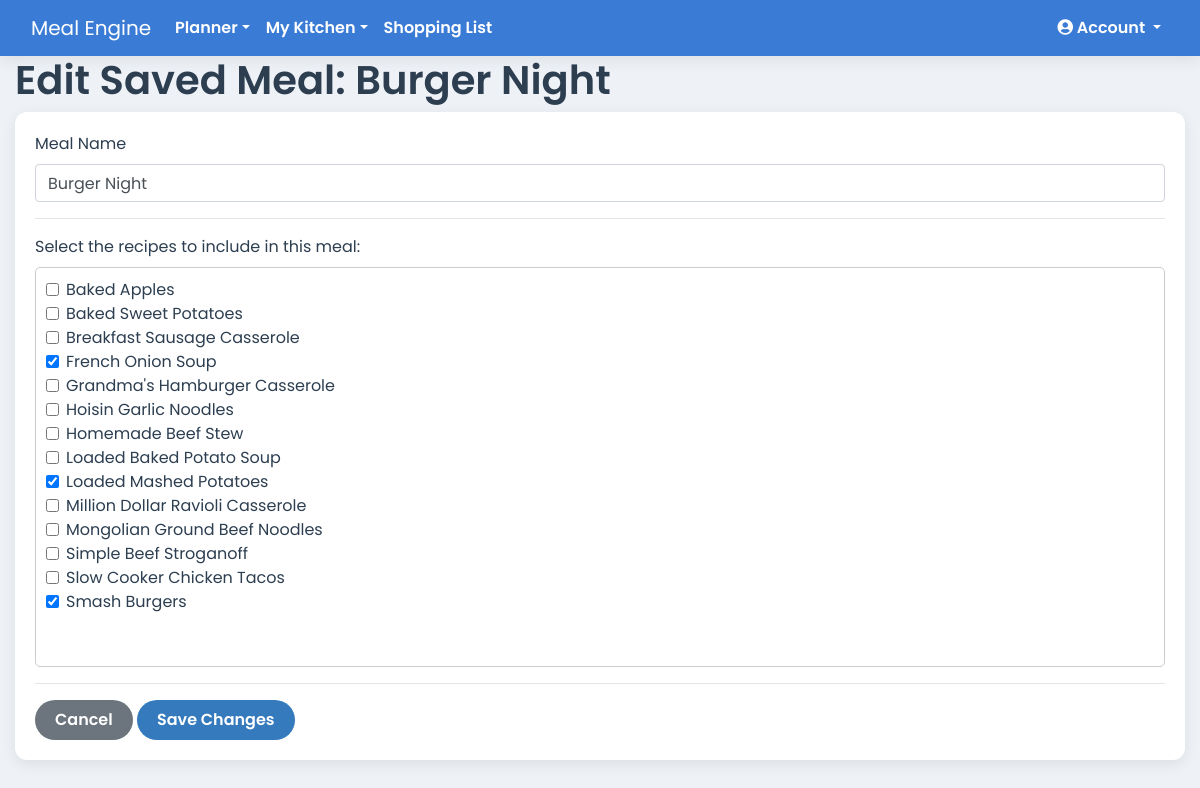
The page /saved-meal/1/edit (signed in) on the database as committed earlier.
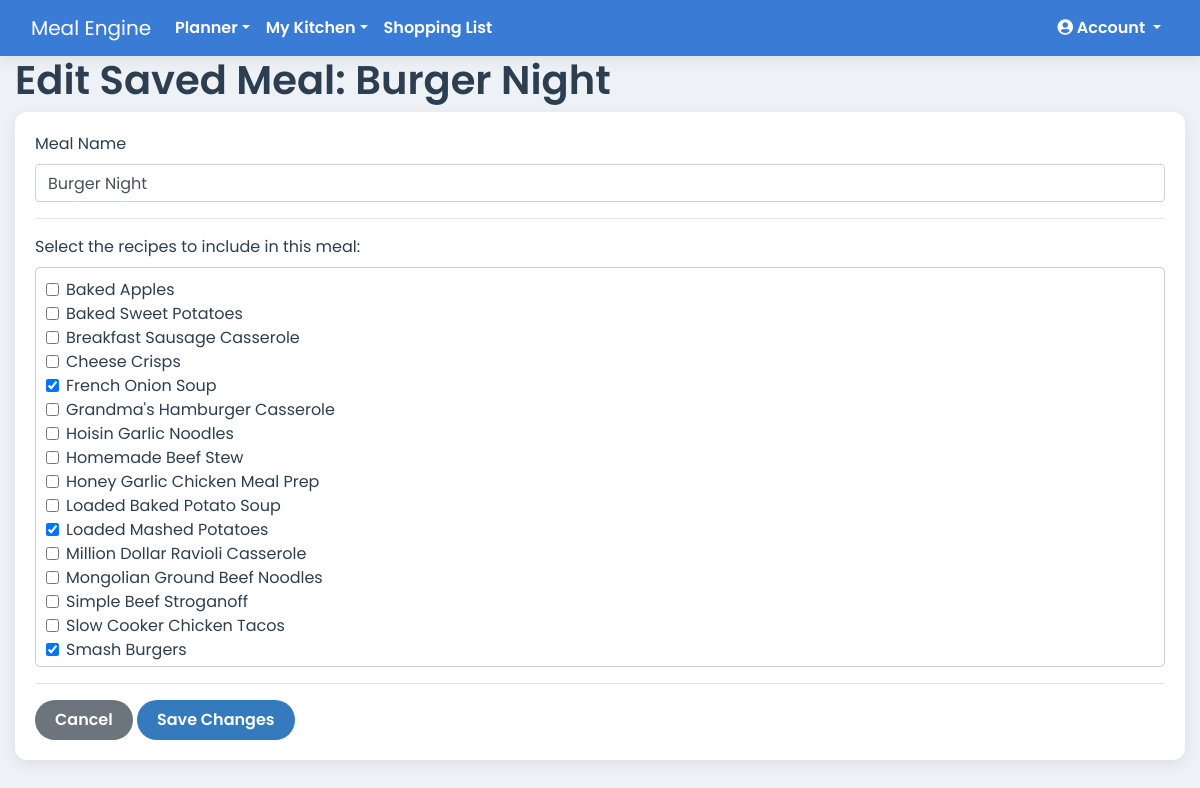
The same page on the database as committed later.
### app.py (models this page shows)
class Recipe(db.Model):
    id = db.Column(db.Integer, primary_key=True)
    user_id = db.Column(db.Integer, db.ForeignKey('user.id'), nullable=False)
    household_id = db.Column(db.Integer, db.ForeignKey('household.id'), nullable=False)
    name = db.Column(db.String(100), nullable=False)
    instructions = db.Column(db.Text, nullable=False)
    servings = db.Column(db.Integer)
    prep_time = db.Column(db.String(50))
    cook_time = db.Column(db.String(50))
    is_favorite = db.Column(db.Boolean, default=False, nullable=False)
    meal_type = db.Column(db.String(50), nullable=False, default='Main Course')
    rating = db.Column(db.Integer, nullable=False, default=0)
    ingredients = db.relationship('RecipeIngredient', backref='recipe', lazy=True, cascade="all, delete-orphan")
    calories = db.Column(db.Float, nullable=True)
    protein = db.Column(db.Float, nullable=True)
    fat = db.Column(db.Float, nullable=True)
    carbs = db.Column(db.Float, nullable=True)

### app.py (the view, shortened to what this page needs)
@app.route('/saved-meal/<int:saved_meal_id>/edit', methods=['GET', 'POST'])
@login_required
def edit_saved_meal(saved_meal_id):
    saved_meal = SavedMeal.query.filter_by(id=saved_meal_id, household_id=current_user.household_id).first_or_404()
    all_recipes = Recipe.query.filter_by(household_id=current_user.household_id).order_by(Recipe.name).all()
    current_recipe_ids = {recipe.id for recipe in saved_meal.recipes}
    return render_template('edit_saved_meal.html', saved_meal=saved_meal, all_recipes=all_recipes, current_recipe_ids=current_recipe_ids)

### app.py (called while the page is built)
@app.context_processor
def inject_cache_buster():
    return dict(cache_buster=int(time.time()))

@app.before_request
def before_request():
    g.current_month_name = date.today().strftime('%B')

@login_manager.user_loader
def load_user(user_id):
    return db.session.get(User, int(user_id))

    @property
    def is_premium_or_elite(self):
        return self.subscription_plan in ['premium', 'elite']

### templates/edit_saved_meal.html
{% extends 'base.html' %}
{% block content %}
<h1>Edit Saved Meal: {{ saved_meal.name }}</h1>
<div class="card">
    <div class="card-body">
        <form method="POST">
            <div class="form-group">
                <label for="name">Meal Name</label>
                <input type="text" class="form-control" id="name" name="name" value="{{ saved_meal.name }}" required>
            </div>
            <hr>
            <div class="form-group">
                <label>Select the recipes to include in this meal:</label>
                <div style="height: 400px; overflow-y: scroll; border: 1px solid #ccc; padding: 10px; border-radius: 5px;">
                    {% for recipe in all_recipes %}
                    <div class="form-check">
                        <input class="form-check-input" type="checkbox" name="recipe_ids" value="{{ recipe.id }}" id="recipe-{{ recipe.id }}" {% if recipe.id in current_recipe_ids %}checked{% endif %}>
                        <label class="form-check-label" for="recipe-{{ recipe.id }}">
                            {{ recipe.name }}
                        </label>
                    </div>
                    {% endfor %}
                </div>
            </div>
            <hr>
            <a href="{{ url_for('saved_meals') }}" class="btn btn-secondary">Cancel</a>
            <button type="submit" class="btn btn-primary">Save Changes</button>
        </form>
    </div>
</div>
{% endblock %}

Rows that differ between the two databases and show on the page:
added Recipe: name "Cheese Crisps"
added Recipe: name "Honey Garlic Chicken Meal Prep"
